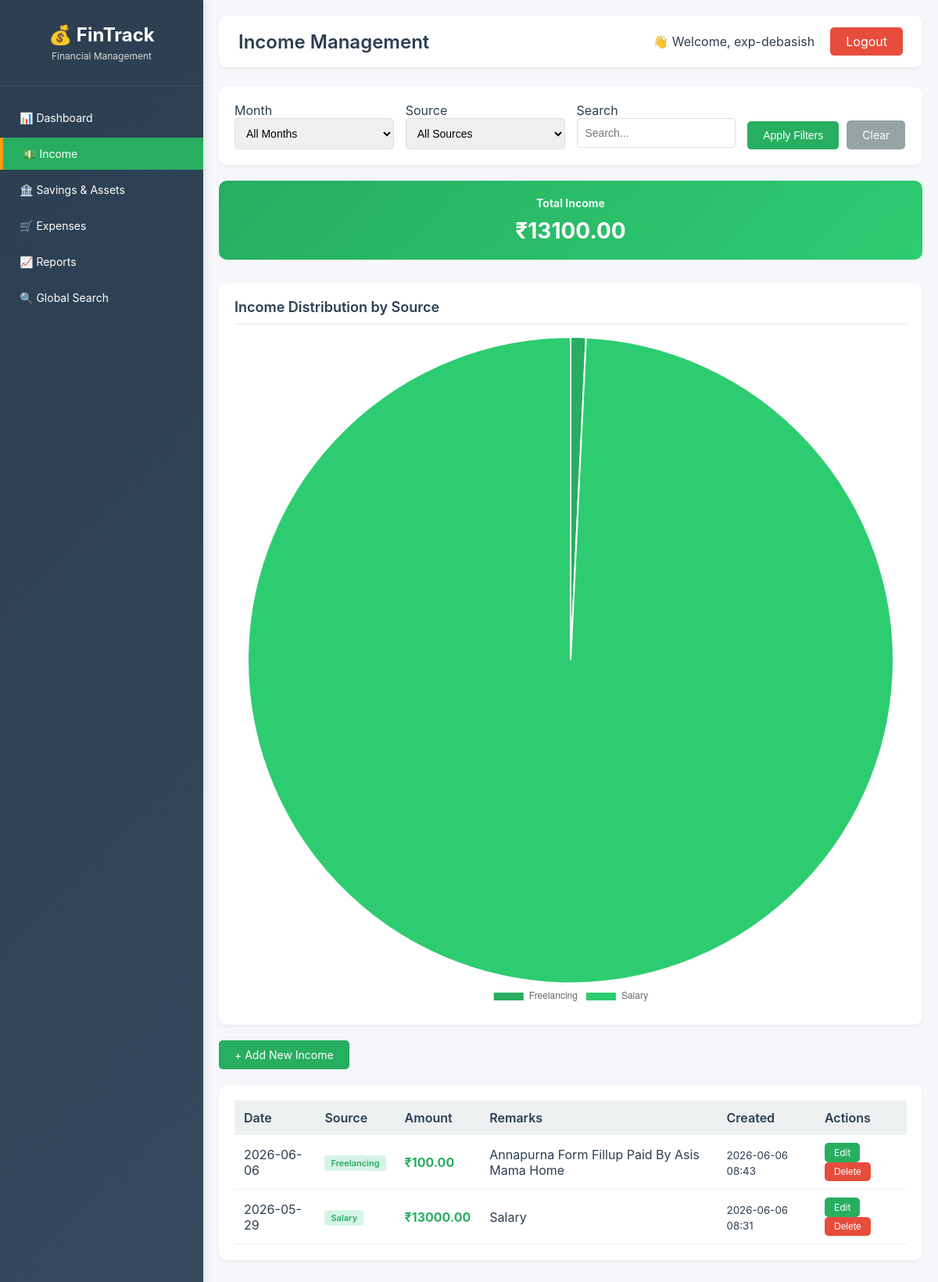
The page /admin/income/ (signed in) on the database its author committed.
### models.py (models this page shows, shortened)
class User(UserMixin, db.Model):
    __tablename__ = 'users'
    id = db.Column(db.Integer, primary_key=True)
    username = db.Column(db.String(80), unique=True, nullable=False)
    password_hash = db.Column(db.String(200), nullable=False)
    last_password_change = db.Column(db.DateTime, default=datetime.utcnow)
    created_at = db.Column(db.DateTime, default=datetime.utcnow)
    is_active = db.Column(db.Boolean, default=True)
    incomes = db.relationship('Income', backref='user', lazy='dynamic')
    expenses = db.relationship('Expense', backref='user', lazy='dynamic')
    savings = db.relationship('Saving', backref='user', lazy='dynamic')

class Income(db.Model):
    __tablename__ = 'income'
    id = db.Column(db.Integer, primary_key=True)
    user_id = db.Column(db.Integer, db.ForeignKey('users.id'), nullable=False)
    source = db.Column(db.String(50), nullable=False)
    amount = db.Column(Numeric(12, 2), nullable=False)
    remarks = db.Column(db.Text)
    date = db.Column(db.Date, nullable=False)
    created_at = db.Column(db.DateTime, default=datetime.utcnow)
    updated_at = db.Column(db.DateTime, default=datetime.utcnow, onupdate=datetime.utcnow)
    is_deleted = db.Column(db.Boolean, default=False)
    INCOME_SOURCES = ['Salary', 'Freelancing', 'Government Scheme', 'Business', 'Other']

### routes/income.py (the view, shortened to what this page needs)
@income_bp.route('/')
@login_required
def index():
    page = request.args.get('page', 1, type=int)
    month_filter = request.args.get('month', '')
    source_filter = request.args.get('source', '')
    search_query = request.args.get('search', '')
    query = Income.query.filter(Income.user_id == current_user.id, Income.is_deleted == False)
    if source_filter:
        query = query.filter(Income.source == source_filter)
    pagination = query.order_by(Income.date.desc()).paginate(page=page, per_page=20, error_out=False)
    incomes = pagination.items
    total_amount = db.session.query(func.sum(Income.amount)).filter(
        Income.user_id == current_user.id,
        Income.is_deleted == False
    )
    total_amount = total_amount.scalar() or Decimal('0')
    source_summary = db.session.query(
        Income.source,
        func.sum(Income.amount).label('total')
    ).filter(
        Income.user_id == current_user.id,
        Income.is_deleted == False
    )
    source_summary = source_summary.group_by(Income.source).all()
    chart_data = [
        {'source': s.source, 'total': float(s.total)}
        for s in source_summary
    ]
    return render_template('admin/income/index.html',
                         incomes=incomes,
                         pagination=pagination,
                         total_amount=float(total_amount),
                         source_summary=source_summary,
                         chart_data=chart_data,
                         month_filter=month_filter,
                         source_filter=source_filter,
                         sources=Income.INCOME_SOURCES)

### templates/admin/income/index.html (shortened to what this page needs)
{% extends "admin/base.html" %}
{% block page_title %}Income Management{% endblock %}
{% block content %}
<div class="card">
    <form method="GET" style="display: grid; grid-template-columns: repeat(auto-fit, minmax(200px, 1fr)); gap: 15px;">
        <div>
            <label>Month</label>
            <select name="month" class="form-control" onchange="this.form.submit()">
                <option value="">All Months</option>
            </select>
        </div>
        <div>
            <label>Source</label>
            <select name="source" class="form-control" onchange="this.form.submit()">
                <option value="">All Sources</option>
            </select>
        </div>
        <div>
            <label>Search</label>
            <input type="text" name="search" class="form-control" placeholder="Search..." value="{{ request.args.get('search', '') }}">
        </div>
        <div style="display: flex; align-items: flex-end;">
            <button type="submit" class="btn btn-primary">Apply Filters</button>
            <a href="/admin/income/" class="btn" style="background: #95a5a6; color: white; margin-left: 10px;">Clear</a>
        </div>
    </form>
</div>
<div class="summary-grid">
    <div class="summary-card green">
        <h4>Total Income</h4>
        <div class="amount">₹{{ "%.2f"|format(total_amount) }}</div>
    </div>
</div>
<div class="card">
    <div class="card-header">Income Distribution by Source</div>
    <canvas id="incomeChart" height="300"></canvas>
</div>
<div style="margin-bottom: 20px;">
    <a href="/admin/income/create" class="btn btn-primary">+ Add New Income</a>
</div>
<div class="card">
    <table class="data-table">
        <thead>
            <tr>
                <th>Date</th>
                <th>Source</th>
                <th>Amount</th>
                <th>Remarks</th>
                <th>Created</th>
                <th>Actions</th>
            </tr>
        </thead>
        <tbody>
            {% for income in incomes %}
            <tr>
                <td>{{ income.date.strftime('%Y-%m-%d') }}</td>
                <td><span class="badge badge-income">{{ income.source }}</span></td>
                <td style="color: #27ae60; font-weight: bold;">₹{{ "%.2f"|format(income.amount) }}</td>
                <td>{{ income.remarks or '-' }}</td>
                <td><small>{{ income.created_at.strftime('%Y-%m-%d %H:%M') }}</small></td>
                <td>
                    <a href="/admin/income/edit/{{ income.id }}" class="btn btn-sm btn-primary">Edit</a>
                    <button onclick="confirmDelete({{ income.id }})" class="btn btn-sm btn-danger">Delete</button>
                </td>
            </tr>
            {% else %}
            <tr>
                <td colspan="6" style="text-align: center;">No income records found</td>
            </tr>
            {% endfor %}
        </tbody>
    </table>
</div>
<script>
const chartData = {{ chart_data|tojson }};
const ctx = document.getElementById('incomeChart').getContext('2d');
new Chart(ctx, {
    type: 'pie',
    data: {
        labels: chartData.map(d => d.source),
        datasets: [{
            data: chartData.map(d => d.total),
            backgroundColor: ['#27ae60', '#2ecc71', '#1abc9c', '#16a085', '#3498db', '#9b59b6']
        }]
    },
    options: {
        responsive: true,
        maintainAspectRatio: true,
        plugins: {
            legend: {
                position: 'bottom'
            },
            tooltip: {
                callbacks: {
                    label: function(context) {
                        const label = context.label || '';
                        const value = context.raw || 0;
                        const total = context.dataset.data.reduce((a, b) => a + b, 0);
                        const percentage = ((value / total) * 100).toFixed(1);
                        return `${label}: ₹${value.toLocaleString()} (${percentage}%)`;
                    }
                }
            }
        }
    }
});
let deleteId = null;
function confirmDelete(id) {
    deleteId = id;
    const modal = document.getElementById('deleteModal');
    const form = document.getElementById('deleteForm');
    form.action = `/admin/income/delete/${id}`;
    modal.style.display = 'flex';
}
function closeDeleteModal() {
    document.getElementById('deleteModal').style.display = 'none';
}
// Close modal when clicking outside
document.getElementById('deleteModal').addEventListener('click', function(e) {
    if (e.target === this) {
        closeDeleteModal();
    }
});
</script>
{% endblock %}

### templates/admin/base.html (shortened to what this page needs)
<!DOCTYPE html>
<html lang="en">
<head>
</head>
<body>
    <div class="sidebar">
        <div class="sidebar-header">
            <h3>💰 FinTrack</h3>
            <p>Financial Management</p>
        </div>
        <ul class="nav-menu">
            <li class="nav-item">
                <a href="/admin/dashboard" class="nav-link {% if request.endpoint == 'dashboard.dashboard' %}active{% endif %}">
                    📊 Dashboard
                </a>
            </li>
            <li class="nav-item">
                <a href="/admin/income/" class="nav-link {% if request.endpoint and request.endpoint.startswith('income') %}active{% endif %}">
                    💵 Income
                </a>
            </li>
            <li class="nav-item">
                <a href="/admin/savings/" class="nav-link {% if request.endpoint and request.endpoint.startswith('savings') %}active{% endif %}">
                    🏦 Savings & Assets
                </a>
            </li>
            <li class="nav-item">
                <a href="/admin/expenses/" class="nav-link {% if request.endpoint and request.endpoint.startswith('expenses') %}active{% endif %}">
                    🛒 Expenses
                </a>
            </li>
            <li class="nav-item">
                <a href="/admin/reports/" class="nav-link {% if request.endpoint and request.endpoint.startswith('reports') %}active{% endif %}">
                    📈 Reports
                </a>
            </li>
            <li class="nav-item">
                <a href="/admin/search/" class="nav-link {% if request.endpoint == 'search.index' %}active{% endif %}">
                    🔍 Global Search
                </a>
            </li>
        </ul>
    </div>
    <div class="main-content">
        <div class="top-bar">
            <div class="page-title">{% block page_title %}{% endblock %}</div>
            <div class="user-info">
                <span>👋 Welcome, {{ current_user.username }}</span>
                <a href="/logout" class="logout-btn">Logout</a>
            </div>
        </div>
        {% block content %}{% endblock %}
    </div>
</body>
</html>

### templates/admin/base.html (style rules this page uses)
* { margin: 0; padding: 0; box-sizing: border-box; }
body { font-family: -apple-system, BlinkMacSystemFont, 'Segoe UI', Roboto, 'Helvetica Neue', Arial, sans-serif; background: #f5f7fa; color: #2c3e50; }
.sidebar { position: fixed; left: 0; top: 0; width: 260px; height: 100%; background: linear-gradient(135deg, #2c3e50 0%, #34495e 100%); color: white; box-shadow: 2px 0 10px rgba(0,0,0,0.1); overflow-y: auto; }
.sidebar-header { padding: 30px 20px; text-align: center; border-bottom: 1px solid rgba(255,255,255,0.1); }
.sidebar-header h3 { font-size: 24px; margin-bottom: 5px; }
.sidebar-header p { font-size: 12px; opacity: 0.8; }
.nav-menu { list-style: none; padding: 20px 0; }
.nav-item { margin-bottom: 5px; }
.nav-link { display: block; padding: 12px 25px; color: white; text-decoration: none; transition: all 0.3s; font-size: 14px; }
.nav-link.active { background: #27ae60; border-left: 4px solid #f39c12; }
.main-content { margin-left: 260px; padding: 20px; }
.top-bar { background: white; padding: 15px 25px; border-radius: 10px; margin-bottom: 25px; display: flex; justify-content: space-between; align-items: center; box-shadow: 0 2px 5px rgba(0,0,0,0.05); }
.page-title { font-size: 24px; font-weight: 600; }
.user-info { display: flex; align-items: center; gap: 20px; }
.logout-btn { background: #e74c3c; color: white; padding: 8px 20px; border-radius: 5px; text-decoration: none; transition: background 0.3s; }
.btn { display: inline-block; padding: 10px 20px; border: none; border-radius: 5px; cursor: pointer; text-decoration: none; font-size: 14px; transition: all 0.3s; }
.btn-primary { background: #27ae60; color: white; }
.btn-danger { background: #e74c3c; color: white; }
.btn-sm { padding: 5px 12px; font-size: 12px; }
.card { background: white; border-radius: 10px; padding: 20px; margin-bottom: 20px; box-shadow: 0 2px 5px rgba(0,0,0,0.05); }
.card-header { font-size: 18px; font-weight: 600; margin-bottom: 15px; padding-bottom: 10px; border-bottom: 2px solid #ecf0f1; }
.data-table { width: 100%; border-collapse: collapse; }
.data-table th { background: #ecf0f1; padding: 12px; text-align: left; font-weight: 600; }
.data-table td { padding: 10px 12px; border-bottom: 1px solid #ecf0f1; }
.form-control { width: 100%; padding: 10px; border: 1px solid #ddd; border-radius: 5px; font-size: 14px; }
.summary-grid { display: grid; grid-template-columns: repeat(auto-fit, minmax(250px, 1fr)); gap: 20px; margin-bottom: 30px; }
.summary-card { background: linear-gradient(135deg, #667eea 0%, #764ba2 100%); color: white; padding: 20px; border-radius: 10px; text-align: center; }
.summary-card.green { background: linear-gradient(135deg, #27ae60 0%, #2ecc71 100%); }
.summary-card h4 { font-size: 14px; opacity: 0.9; margin-bottom: 10px; }
.summary-card .amount { font-size: 28px; font-weight: bold; }
.badge { display: inline-block; padding: 3px 8px; border-radius: 3px; font-size: 11px; font-weight: 600; }
.badge-income { background: #d5f4e6; color: #27ae60; }

### rows shown on the page
User: username "exp-debasish"
Income: date "2026-06-06", source "Freelancing", amount "100.00", remarks "Annapurna Form Fillup Paid By Asis Mama Home", created_at "2026-06-06 08:43"
Income: date "2026-05-29", source "Salary", amount "13000.00", remarks "Salary", created_at "2026-06-06 08:31"

### other values the page prints
{{ "%.2f"|format(total_amount) }} "13100.00"
chart data {{ chart_data|tojson }} [{"source": "Freelancing", "total": 100.0}, {"source": "Salary", "total": 13000.0}]
